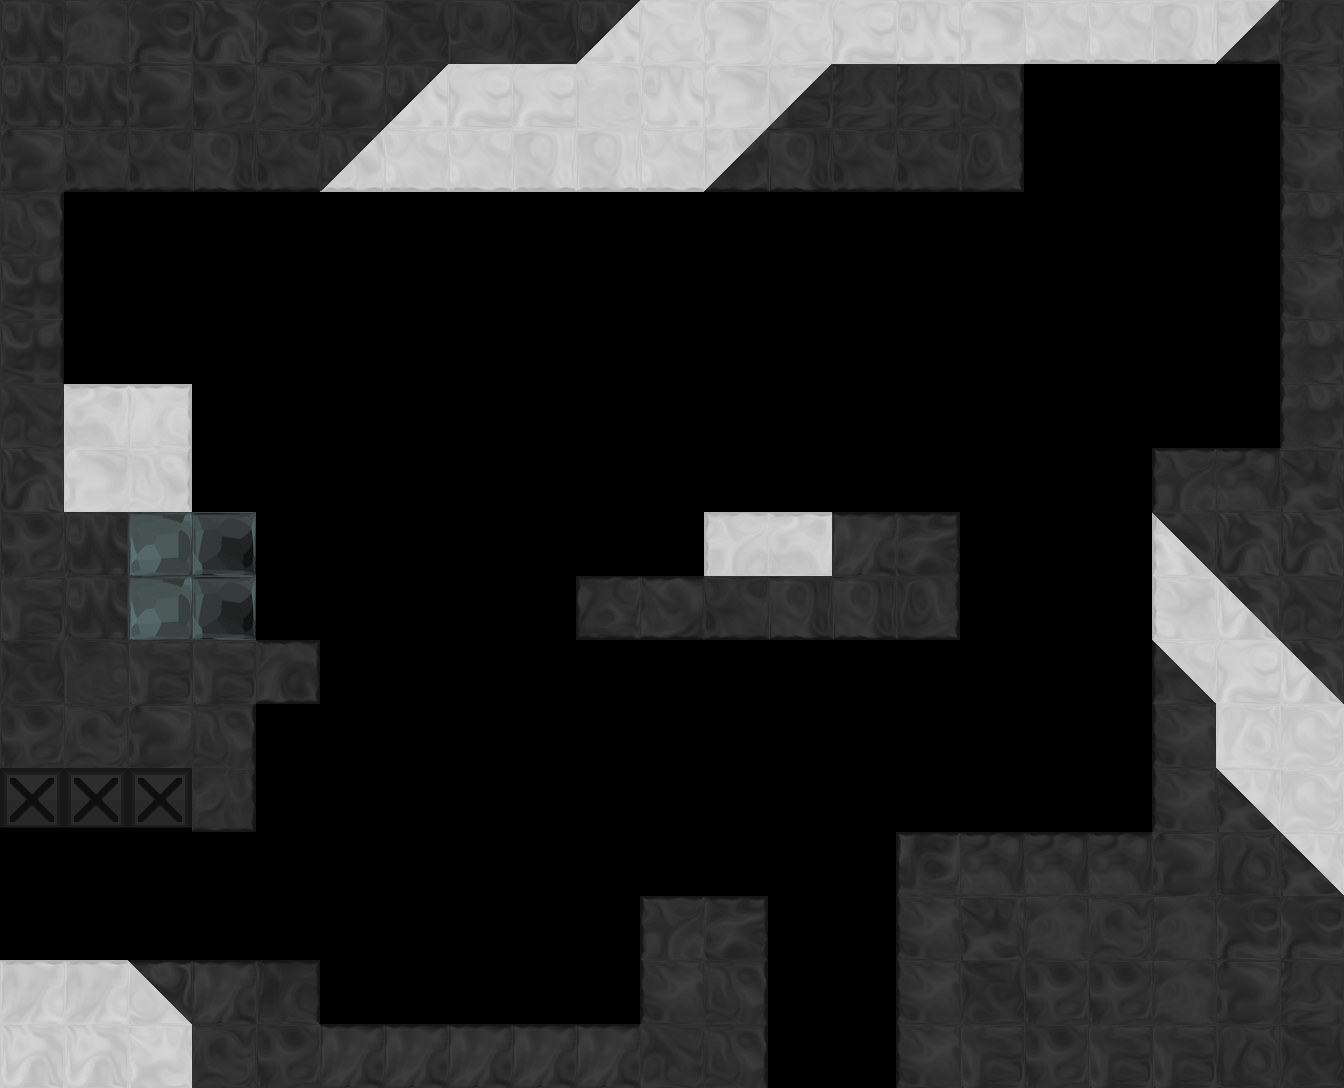

This is a level from a 2D game, rendered from its Tiled map with the project's own tilesets. A one-line summary and the complete map file follow:
An orthogonal 21x17 tile map with 64x64 px tiles, 1 tile layer (tile), 1 hidden layer not drawn, 6 tilesets and 12 objects (2x OrbRed, 2x Path, 2x SliderBlue, 2x Exit, DoorRed, ...).

<map version="1.0" orientation="orthogonal" width="21" height="17" tilewidth="64" tileheight="64">
 <properties>
  <property name="bg" value="bg4" />
  <property name="bgParallaxX" value=".7" />
  <property name="bgParallaxY" value=".7" />
  <property name="music" value="begin_red" />
 </properties>
 <tileset firstgid="1" source="tiles/black_tiles.tsx" />
 <tileset firstgid="50" source="tiles/white_tiles.tsx" />
 <tileset firstgid="99" source="tiles/mixed_tiles.tsx" />
 <tileset firstgid="211" source="tiles/glass_tiles.tsx" />
 <tileset firstgid="260" source="tiles/black_indestructable.tsx" />
 <tileset firstgid="310" source="tiles/sand_tiles.tsx" />
 <layer name="backTile" width="21" height="17" visible="0">
  <data encoding="csv">
0,0,0,0,0,0,0,0,0,0,0,0,0,0,0,0,0,0,0,0,0,
0,0,0,0,0,0,0,0,0,0,0,0,0,0,0,0,0,0,0,0,0,
0,0,0,0,0,0,0,0,0,0,0,0,0,0,0,0,0,0,0,0,0,
0,0,0,0,0,0,0,0,0,0,0,0,0,0,0,0,0,0,0,0,0,
0,0,0,0,0,0,0,0,0,0,0,0,0,0,0,0,0,0,0,0,0,
0,0,0,0,0,0,0,0,0,0,0,0,0,0,0,0,0,0,0,0,0,
0,0,0,0,0,0,0,0,0,0,0,0,0,0,0,0,0,0,0,0,0,
0,0,0,0,0,0,0,0,0,0,0,0,0,0,0,0,0,0,0,0,0,
0,0,0,0,0,0,0,0,0,0,0,0,0,0,0,0,0,0,0,0,0,
0,0,0,0,0,0,0,0,0,0,0,0,0,0,0,0,0,0,0,0,0,
0,0,0,0,0,0,0,0,0,0,0,0,0,0,0,0,0,0,0,0,0,
0,0,0,0,0,0,0,0,0,0,0,0,0,0,0,0,0,0,0,0,0,
0,0,0,0,0,0,0,0,0,0,0,0,0,0,0,0,0,0,0,0,0,
0,0,0,0,0,0,0,0,0,0,0,0,0,0,0,0,0,0,0,0,0,
0,0,0,0,0,0,0,0,0,0,0,0,0,0,0,0,0,0,0,0,0,
0,0,0,0,0,0,0,0,0,0,0,0,0,0,0,0,0,0,0,0,0,
0,0,0,0,0,0,0,0,0,0,0,0,0,0,0,0,0,0,0,0,0
</data>
 </layer>
 <objectgroup name="obj" width="21" height="17">
  <object type="DoorRed" x="768" y="896" width="128" height="64" />
  <object type="OrbRed" x="448" y="864" width="64" height="64" />
  <object type="OrbRed" x="160" y="544" width="64" height="64" />
  <object type="RoplateRedAll" x="384" y="572">
   <polygon points="60,-60 70,67 32,12" />
  </object>
  <object type="Spring" x="1024" y="768" width="128" height="64" />
  <object name="p1" type="Path" x="832" y="262">
   <polyline points="0,0 0,128" />
  </object>
  <object type="SliderBlue" x="766" y="291" width="124" height="48">
   <properties>
    <property name="path" value="p1" />
   </properties>
  </object>
  <object type="ShooterBlue" x="1280" y="64">
   <polyline points="0,0 -741,481" />
  </object>
  <object name="p2" type="Path" x="1152" y="128">
   <polyline points="0,0 0,128" />
  </object>
  <object type="SliderBlue" x="1092" y="231" width="124" height="48">
   <properties>
    <property name="path" value="p2" />
   </properties>
  </object>
 </objectgroup>
 <layer name="tile" width="21" height="17">
  <data encoding="csv">
4,6,42,1,42,49,35,13,35,102,84,98,84,91,53,98,80,80,87,121,12,
4,4,49,5,21,49,102,91,91,56,53,98,100,12,12,25,0,0,0,0,22,
49,31,31,38,31,123,80,80,87,87,80,121,38,31,31,39,0,0,0,0,22,
25,0,0,0,0,0,0,0,0,0,0,0,0,0,0,0,0,0,0,0,23,
26,0,0,0,0,0,0,0,0,0,0,0,0,0,0,0,0,0,0,0,22,
26,0,0,0,0,0,0,0,0,0,0,0,0,0,0,0,0,0,0,0,23,
14,66,67,0,0,0,0,0,0,0,0,0,0,0,0,0,0,0,0,0,23,
1,98,74,0,0,0,0,0,0,0,0,0,0,0,0,0,0,0,16,17,3,
5,4,224,212,0,0,0,0,0,0,0,65,66,10,11,0,0,0,127,1,1,
2,4,224,212,0,0,0,0,0,46,45,31,38,38,39,0,0,0,71,99,14,
35,7,2,2,40,0,0,0,0,0,0,0,0,0,0,0,0,0,129,91,99,
5,21,49,25,0,0,0,0,0,0,0,0,0,0,0,0,0,0,22,77,70,
276,276,276,32,0,0,0,0,0,0,0,0,0,0,0,0,0,0,22,101,70,
0,0,0,0,0,0,0,0,0,0,0,0,0,0,9,17,17,17,49,28,101,
0,0,0,0,0,0,0,0,0,0,16,11,0,0,22,3,6,21,6,42,42,
59,59,106,10,18,0,0,0,0,0,22,25,0,0,22,35,5,5,6,49,12,
50,50,52,21,5,10,10,10,10,10,14,25,0,0,22,2,5,2,2,28,35
</data>
 </layer>
 <objectgroup name="front" width="21" height="17">
  <object type="Exit" x="768" y="1024" width="128" height="64">
   <properties>
    <property name="mapTo" value="gemPortals" />
   </properties>
  </object>
  <object type="Exit" x="0" y="832" width="64" height="128">
   <properties>
    <property name="mapTo" value="twoGems" />
   </properties>
  </object>
 </objectgroup>
</map>
